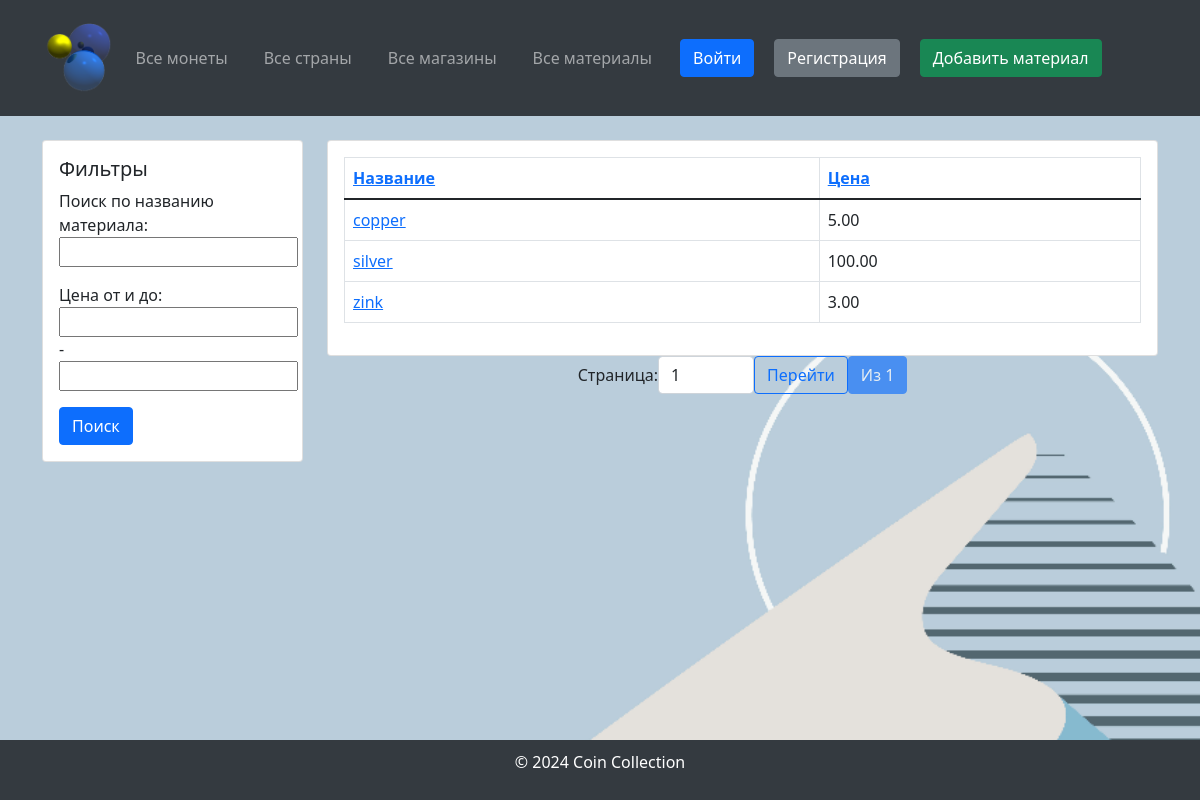
/material/, run on an earlier commit of the app's database.
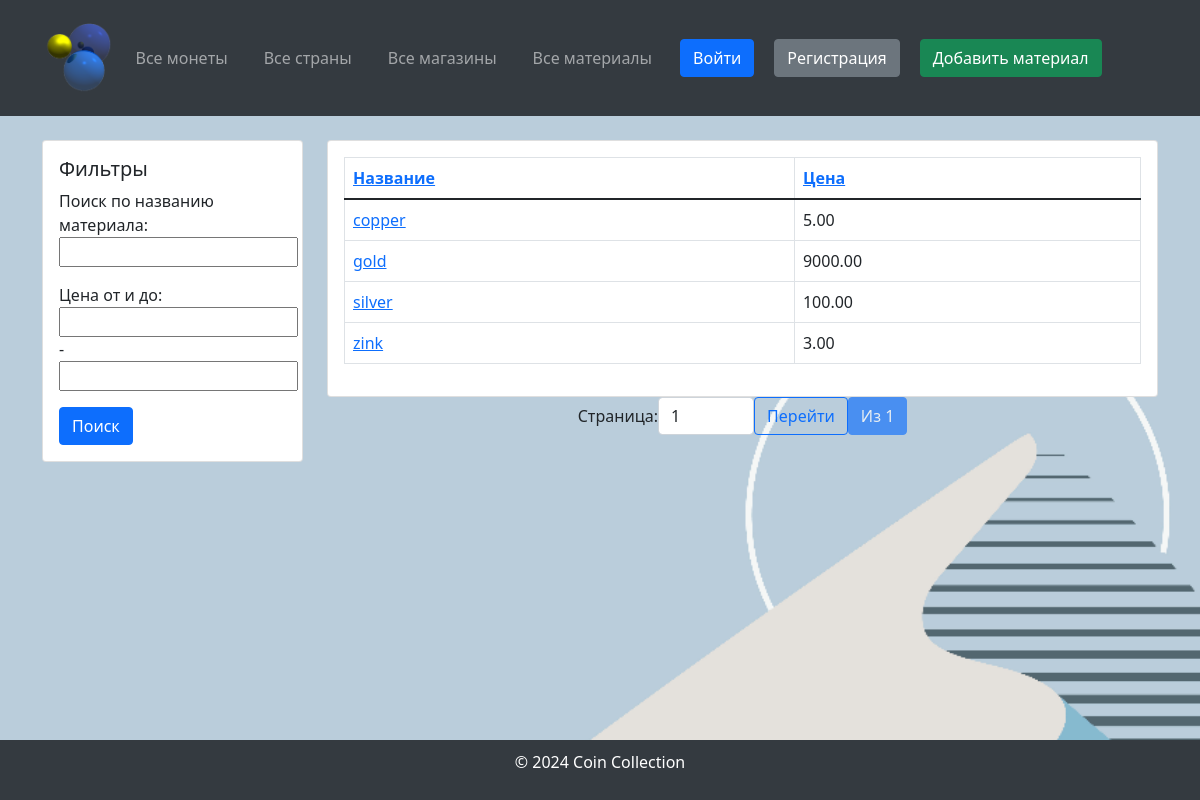
And on a later commit of the database.
### coindb/models.py (models this page shows, shortened)
class Material(models.Model):
    name = models.CharField(max_length=255, verbose_name="Material Name")
    price = models.DecimalField(max_digits=10, decimal_places=2, verbose_name="Material Price")
    class Meta:
        verbose_name = "Material"
        verbose_name_plural = "Materials"

### coindb/views.py (the view)
# urls.py: path('material/', views.MaterialListView.as_view(), name='material_list'),
class MaterialListView(ListView):
    model = Material
    template_name = 'material/material_list.html'
    context_object_name = 'materials'
    filterset_class = MaterialFilterSet
    paginate_by = 10
    def get_queryset(self):
        queryset = super().get_queryset()
        material_filter = MaterialFilterSet(self.request.GET, queryset=queryset)
        queryset = material_filter.qs
        sort_field = self.request.GET.get('sort', 'name')
        order = self.request.GET.get('order', 'asc')
        if order == 'desc':
            sort_field = f'-{sort_field}'
        queryset = queryset.order_by(sort_field)
        return queryset
    def get_context_data(self, **kwargs):
        context = super().get_context_data(**kwargs)
        queryset = self.get_queryset()
        paginator = Paginator(queryset, self.paginate_by)
        page_number = self.request.GET.get('page')
        page_obj = paginator.get_page(page_number)
        context['page_obj'] = page_obj
        context['filter'] = MaterialFilterSet(self.request.GET, queryset=queryset)
        return context

### templates/material/material_list.html (shortened to what this page needs)
{% extends 'base.html' %}
{% block sidebar %}
    <div class="col-md-12 mb-4">
        <div class="card">
            <div class="card-body">
                <form method="get">
                    <h5 class="card-title">Фильтры</h5>
                    {{ filter.form.as_p }}
                    <button type="submit" class="btn btn-primary">Поиск</button>
                </form>
            </div>
        </div>
    </div>
{% endblock %}
{% block content %}
    <div class="card">
        <div class="card-body">
            <table class="table table-bordered">
                <thead>
                <tr>
                    <th>
                        <a href="?sort=name{% if request.GET.sort == 'name' and request.GET.order != 'desc' %}&order=desc{% endif %}">
                            Название
                        </a>
                    </th>
                    <th>
                        <a href="?sort=price{% if request.GET.sort == 'price' and request.GET.order != 'desc' %}&order=desc{% endif %}">
                            Цена
                        </a>
                    </th>
                </tr>
                </thead>
                <tbody>
                {% for material in materials %}
                    <tr>
                        <td><a href="{% url 'material_detail' material.id %}">{{ material.name }}</a></td>
                        <td>{{ material.price }}</td>
                    </tr>
                {% empty %}
                    <tr>
                        <td colspan="2" class="text-center">Материалы не найдены</td>
                    </tr>
                {% endfor %}
                </tbody>
            </table>
        </div>
    </div>
    <div class="pagination justify-content-center">
        <form method="get" class="d-inline-flex align-items-center">
            <label for="page-input" class="mr-2">Страница:</label>
            <input type="number" id="page-input" name="page" value="{{ page_obj.number }}" min="1"
                   max="{{ page_obj.paginator.num_pages }}" class="form-control w-auto" style="width: 80px;">
            <button type="submit" class="btn btn-outline-primary ml-2">Перейти</button>
        </form>
        <span class="btn btn-primary disabled ml-2">Из {{ page_obj.paginator.num_pages }}</span>
    </div>
{% endblock %}

What changed in the data, as far as the page shows it:
added Material: name "gold", price "9000.00"
